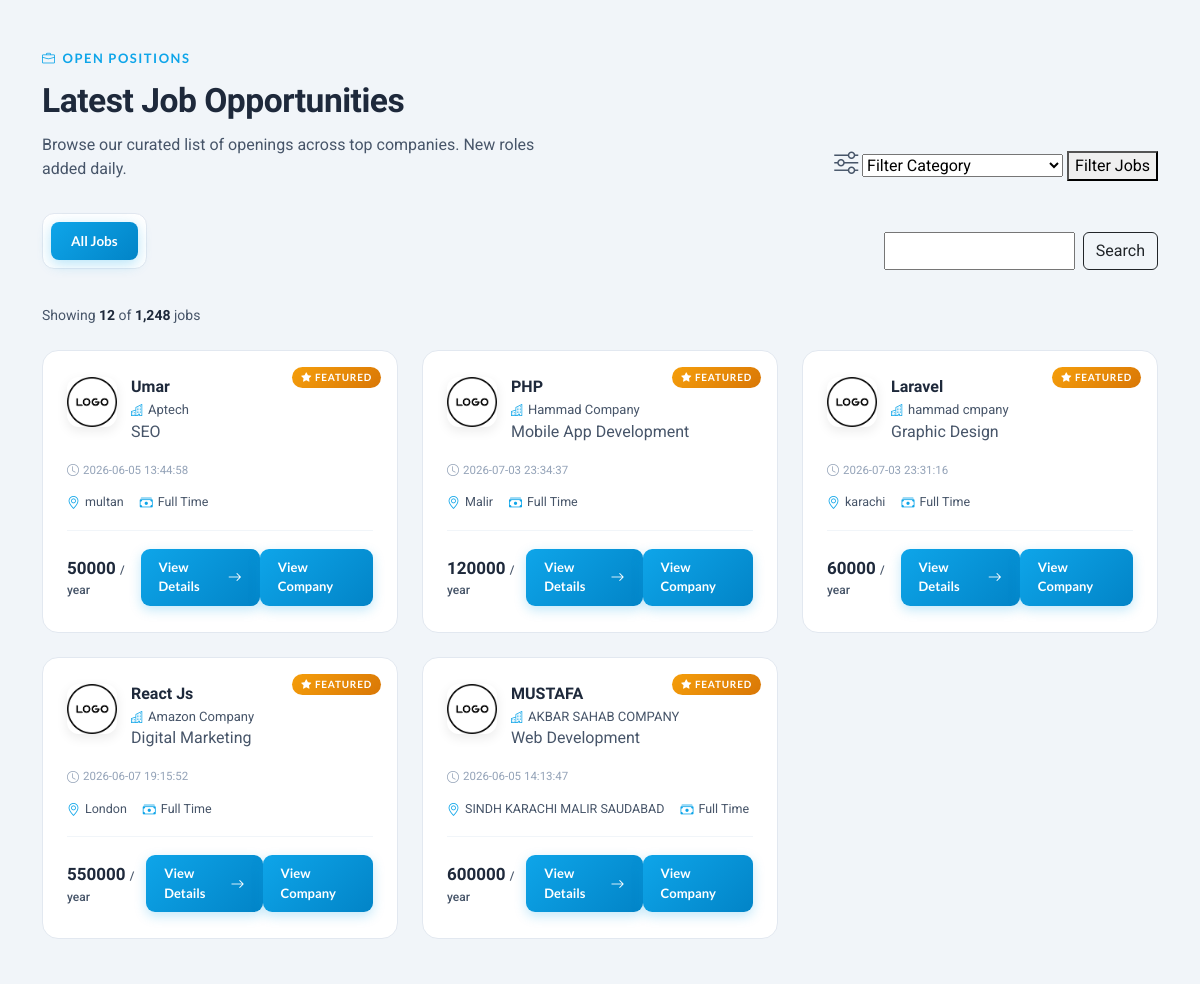
Before: /jobs.php (middle part) with the older database file.
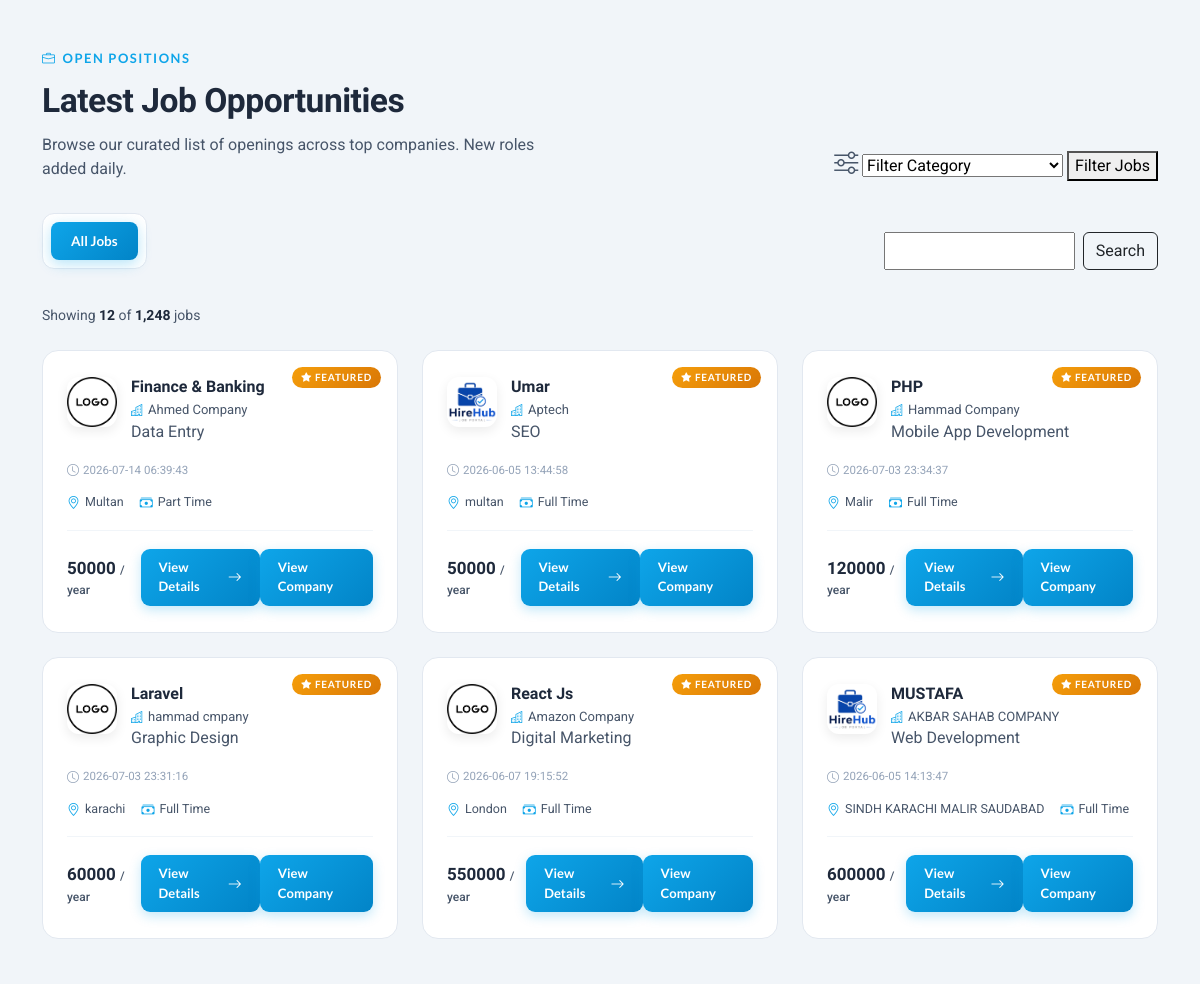
After: the same page with the newer database file.
### tables this page shows
CREATE TABLE `jobs` (
  `id` int(11) NOT NULL,
  `user_id` int(11) DEFAULT NULL,
  `title` varchar(255) DEFAULT NULL,
  `company` varchar(255) DEFAULT NULL,
  `location` varchar(255) DEFAULT NULL,
  `salary` varchar(100) DEFAULT NULL,
  `description` text DEFAULT NULL,
  `created_at` timestamp NOT NULL DEFAULT current_timestamp(),
  `category_id` int(11) DEFAULT NULL,
  `status` varchar(20) DEFAULT 'open',
  `job_type` enum('Full Time','Part Time','Internship','Contract','Remote','Hybrid') NOT NULL DEFAULT 'Full Time'
);

CREATE TABLE `categories` (
  `id` int(11) NOT NULL,
  `name` varchar(100) NOT NULL
);

CREATE TABLE `users` (
  `id` int(11) NOT NULL,
  `fullname` varchar(100) DEFAULT NULL,
  `profile_image` varchar(255) DEFAULT 'user.png',
  `email` varchar(100) DEFAULT NULL,
  `password` varchar(255) DEFAULT NULL,
  `role` varchar(55) NOT NULL,
  `bio` text DEFAULT NULL,
  `skills` text DEFAULT NULL,
  `experience` varchar(100) DEFAULT NULL,
  `cv_file` varchar(255) DEFAULT NULL,
  `created_at` timestamp NOT NULL DEFAULT current_timestamp() ON UPDATE current_timestamp(),
  `company_name` varchar(150) DEFAULT NULL,
  `company_logo` varchar(255) DEFAULT NULL,
  `company_website` varchar(255) DEFAULT NULL,
  `company_email` varchar(150) DEFAULT NULL,
  `company_phone` varchar(30) DEFAULT NULL,
  `company_industry` varchar(100) DEFAULT NULL,
  `company_size` varchar(50) DEFAULT NULL,
  `company_founded_year` year(4) DEFAULT NULL,
  `company_city` varchar(100) DEFAULT NULL,
  `company_address` text DEFAULT NULL,
  `company_about` text DEFAULT NULL,
  `company_linkedin` varchar(255) DEFAULT NULL
);

### jobs.php (the view, shortened to what the changed rows need)
<?php
include "includes/config.php";
if(isset($_GET["submit-filter"]) && !empty($_GET["filter"]) || isset($_GET["submit-search"]) && !empty($_GET["search"])){
if (isset($_GET["submit-filter"]) && !empty($_GET["filter"])) {
  $filter = $_GET["filter"];
  $filterquery = "SELECT categories.name AS cat_name,users.company_logo,jobs.* from categories inner join jobs on jobs.category_id = categories.idINNER JOIN users on jobs.user_id = users.id where category_id = $filter and jobs.status = 'open' ";
  $result = mysqli_query($conn, $filterquery);
  if (!$result) {
    echo "Filter Failed" . mysqli_error($conn);
  }
    }
if(isset($_GET["submit-search"]) && !empty($_GET["search"])){
$search = $_GET["search"];
$query = "select *,users.company_logo,categories.name AS cat_name from jobs inner join categories on jobs.category_id = categories.idINNER JOIN users on jobs.user_id = users.id where title like '%$search%' and jobs.status = 'open' ";
$result = mysqli_query($conn, $query);
if (!$result) {
echo "There Is An Error In Search Query". mysqli_error($conn);
}
};
} else {
      $showquery = "SELECT categories.name AS cat_name,users.company_logo, jobs.* FROM categories
                  INNER JOIN jobs ON jobs.category_id = categories.id INNER JOIN users on jobs.user_id = users.id  where jobs.status = 'open' ORDER BY jobs.id DESC";
      $result = mysqli_query($conn, $showquery);
}
?>
<head>
</head>
<?php include 'includes/header.php'; ?>
<main class="main">
  <section class="jobs-section" id="jobs-section">
    <div class="container" data-aos="fade-up" data-aos-delay="100">
      <div class="row align-items-end mb-3">
        <div class="col-lg-7">
          <div class="section-intro mb-0">
            <h2>Latest Job Opportunities</h2>
          </div>
        </div>
      </div>
      <div class="row g-4">
        <?php while ($jobs = mysqli_fetch_assoc($result)) { ?>
          <div class="col-lg-4 col-md-6" data-aos="fade-up" data-aos-delay="100">
            <div class="job-card">
              <span class="job-featured-badge"><i class="bi bi-star-fill"></i> Featured</span>
              <div class="job-card-head">
                <div class="job-logo" >
                  <?php if (!empty($jobs['company_logo'])) { ?>
                        <img src="uploads/company_logos/<?php echo $jobs['company_logo']; ?>" width="50" height="50" style="object-fit:cover; border-radius:5px;">
                    <?php } else { ?>
                        <img src="assets/img/default_company.png" width="50" height="50" style="object-fit:cover; border-radius:5px;">
                    <?php } ?>
                </div>
                <div class="job-head-info">
                  <h5 class="job-title"><?php echo $jobs['title'] ?></h5>
                  <div class="">
                    <div class="job-company"><i class="bi bi-buildings"></i><?php echo $jobs['company'] ?></div>
<span><?php echo $jobs['cat_name'] ?></span>
                  </div>
                </div>
              </div>
              <div class="job-posted"><i class="bi bi-clock"></i> <?php echo $jobs['created_at'];  ?> </div>
              <div class="job-meta-row">
                <div class="job-meta-item"><i class="bi bi-geo-alt"></i> <?php echo $jobs['location'] ?> </div>
                <div class="job-meta-item"><i class="bi bi-cash-stack"></i> <?php echo $jobs['job_type'] ?> </div>
              </div>
              <div class="job-card-footer">
                <div>
                  <div class="job-salary"> <?php echo $jobs['salary'] ?> <span>/ year</span></div>
                </div>
                <a href="/job-portal/job-details.php?id=<?php echo $jobs['id'] ?>" class="btn-view-details">
                  View Details <i class="bi bi-arrow-right"></i>
                </a>
                <a href="/job-portal/company.php?id=<?php echo $jobs['user_id']; ?>" class="btn-view-details">View Company</a>
              </div>
            </div>
          </div>
        <?php } ?>
      </div>
    </div>
  </section>
  </main>
<?php
include "./includes/footer.php";
?>

Changed rows visible on the page:
added jobs: title "Finance & Banking", company "Ahmed Company", category.name "Data Entry", created_at "2026-07-14 06:39:43", location "Multan", job_type "Part Time", salary "50000"
changed through a linked row, jobs "Umar": user.company_logo: picture added; company_logo: picture removed
changed through a linked row, jobs "MUSTAFA": user.company_logo: picture added; company_logo: picture removed
